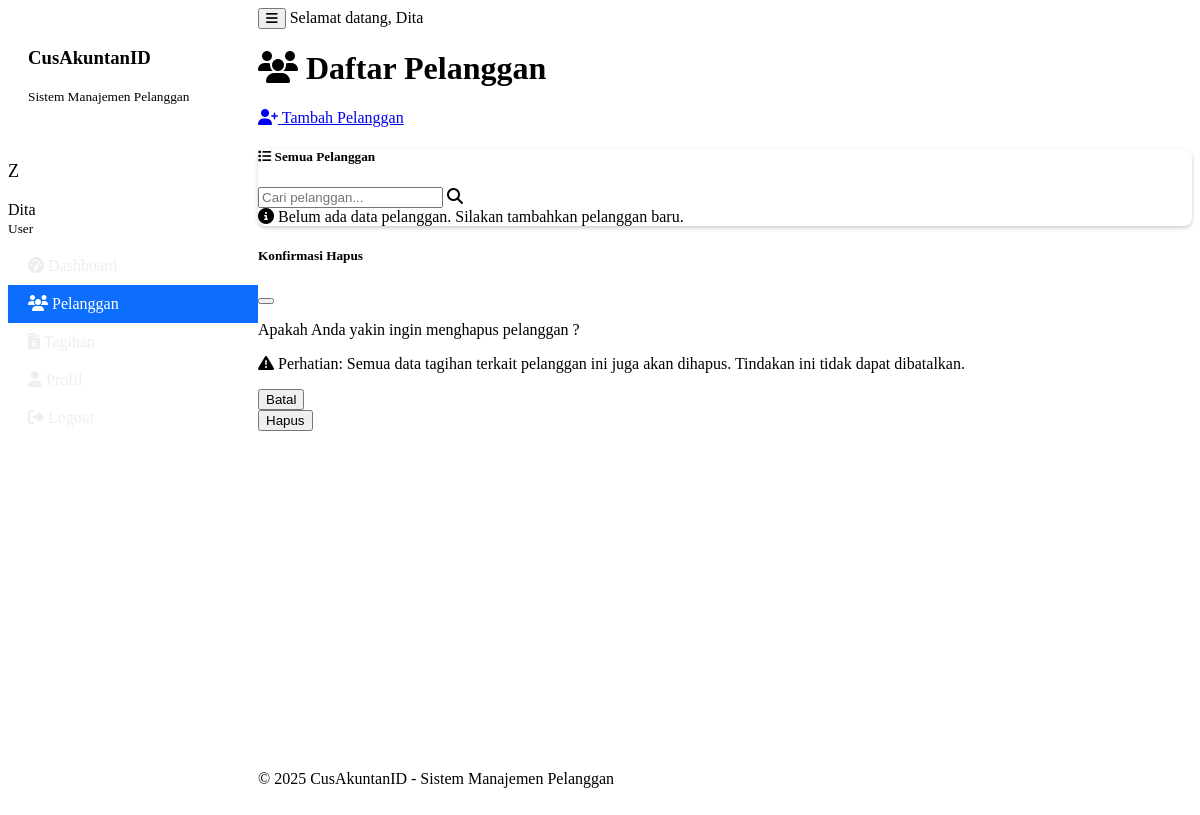
Page /pelanggan (signed in) on the earlier database version.
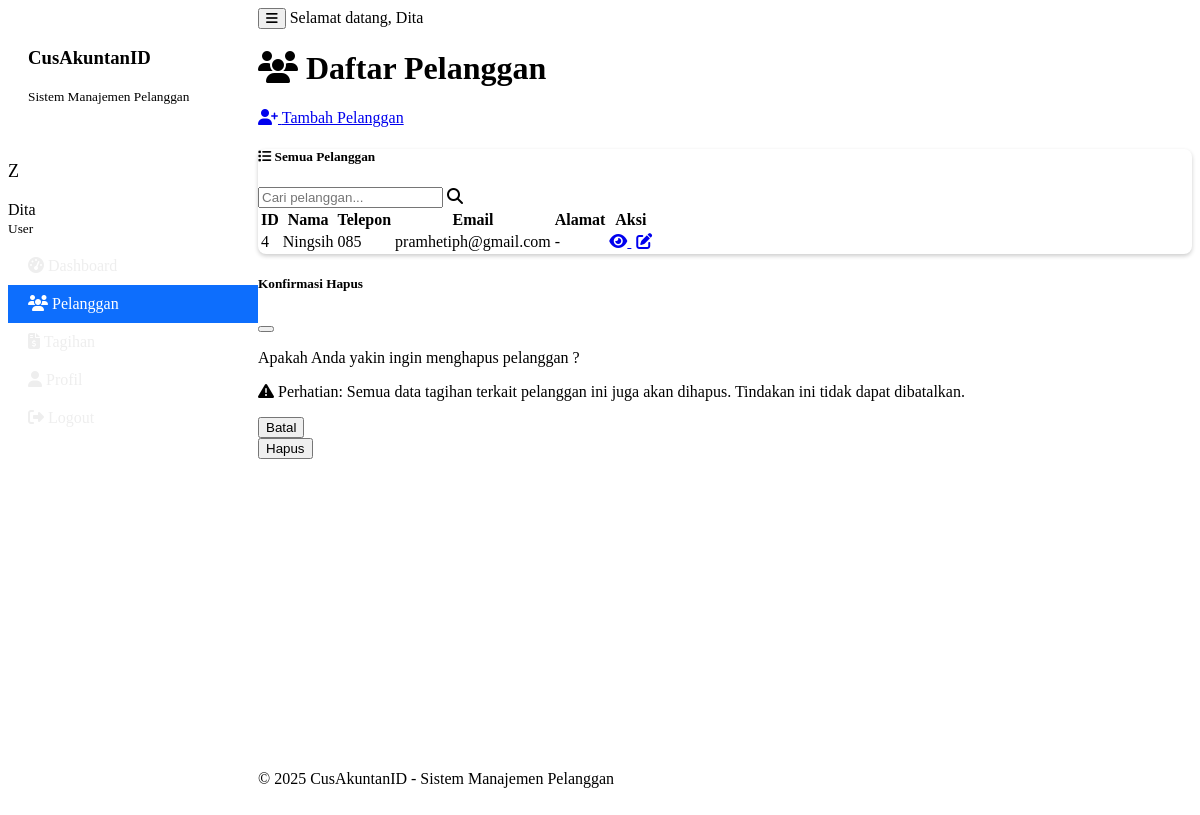
Same page on the later database version.
### tables this page shows
CREATE TABLE pelanggan (
            id INTEGER PRIMARY KEY,
            nama TEXT NOT NULL,
            telepon TEXT,
            email TEXT,
            alamat TEXT,
            latitude REAL,
            longitude REAL,
            dibuat_pada TEXT,
            user_id INTEGER
        );

### main.py (the view)
    def decorated_function(*args, **kwargs):
        if 'user' not in session:
            flash('Anda perlu login terlebih dahulu.', 'warning')
            return redirect(url_for('login'))
        return f(*args, **kwargs)

### main.py (called while the page is built)
@app.context_processor
def inject_now():
    return {'now': datetime.datetime.now()}

def login_required(f):
    def decorated_function(*args, **kwargs):
        if 'user' not in session:
            flash('Anda perlu login terlebih dahulu.', 'warning')
            return redirect(url_for('login'))
        return f(*args, **kwargs)
    decorated_function.__name__ = f.__name__
    return decorated_function

@app.route('/pelanggan')
@login_required
def pelanggan_list():
    user_id = session['user']['id']
    is_admin = session['user']['level'] == 'admin'
    if is_admin:
        pelanggan = sistem_manajemen.dapatkan_semua_pelanggan()
    else:
        pelanggan = sistem_manajemen.dapatkan_semua_pelanggan(user_id)
    return render_template('pelanggan_list.html', pelanggan=pelanggan)

    def get_connection(self):
        return sqlite3.connect(self.db_path)

### templates/pelanggan_list.html (shortened to what the changed rows need)
{% extends "base.html" %}
{% block content %}
<div class="container">
    <div class="d-flex justify-content-between align-items-center mb-4">
        <h1><i class="fas fa-users me-2"></i> Daftar Pelanggan</h1>
    </div>
    <div class="card">
        <div class="card-body">
            {% if pelanggan %}
                <div class="table-responsive">
                    <table class="table table-striped table-hover" id="pelangganTable">
                        <thead>
                            <tr>
                                <th>ID</th>
                                <th>Nama</th>
                                <th>Telepon</th>
                                <th>Email</th>
                                <th>Alamat</th>
                                <th>Aksi</th>
                            </tr>
                        </thead>
                        <tbody>
                            {% for p in pelanggan %}
                            <tr>
                                <td>{{ p[0] }}</td>
                                <td>{{ p[1] }}</td>
                                <td>{{ p[2] or '-' }}</td>
                                <td>{{ p[3] or '-' }}</td>
                                <td>{{ p[4] or '-' }}</td>
                                <td>
                                    <a href="{{ url_for('detail_pelanggan', pelanggan_id=p[0]) }}" class="btn btn-sm btn-info" title="Lihat Detail">
                                        <i class="fas fa-eye"></i>
                                    </a>
                                    <a href="{{ url_for('edit_pelanggan', pelanggan_id=p[0]) }}" class="btn btn-sm btn-primary" title="Edit">
                                        <i class="fas fa-edit"></i>
                                    </a>
                                </td>
                            </tr>
                            {% endfor %}
                        </tbody>
                    </table>
                </div>
            {% else %}
                <div class="alert alert-info">
                    <i class="fas fa-info-circle me-2"></i> Belum ada data pelanggan. Silakan tambahkan pelanggan baru.
                </div>
            {% endif %}
        </div>
    </div>
</div>
{% endblock %}

Differences in the rows shown:
added pelanggan: id "4", nama "Ningsih", telepon "085", email "pramhetiph@gmail.com", alamat "-"
Other differences:
text no longer shown: "Belum ada data pelanggan. Silakan tambahkan pelanggan baru."
text now shown: "ID Nama Telepon Email Alamat Aksi"
